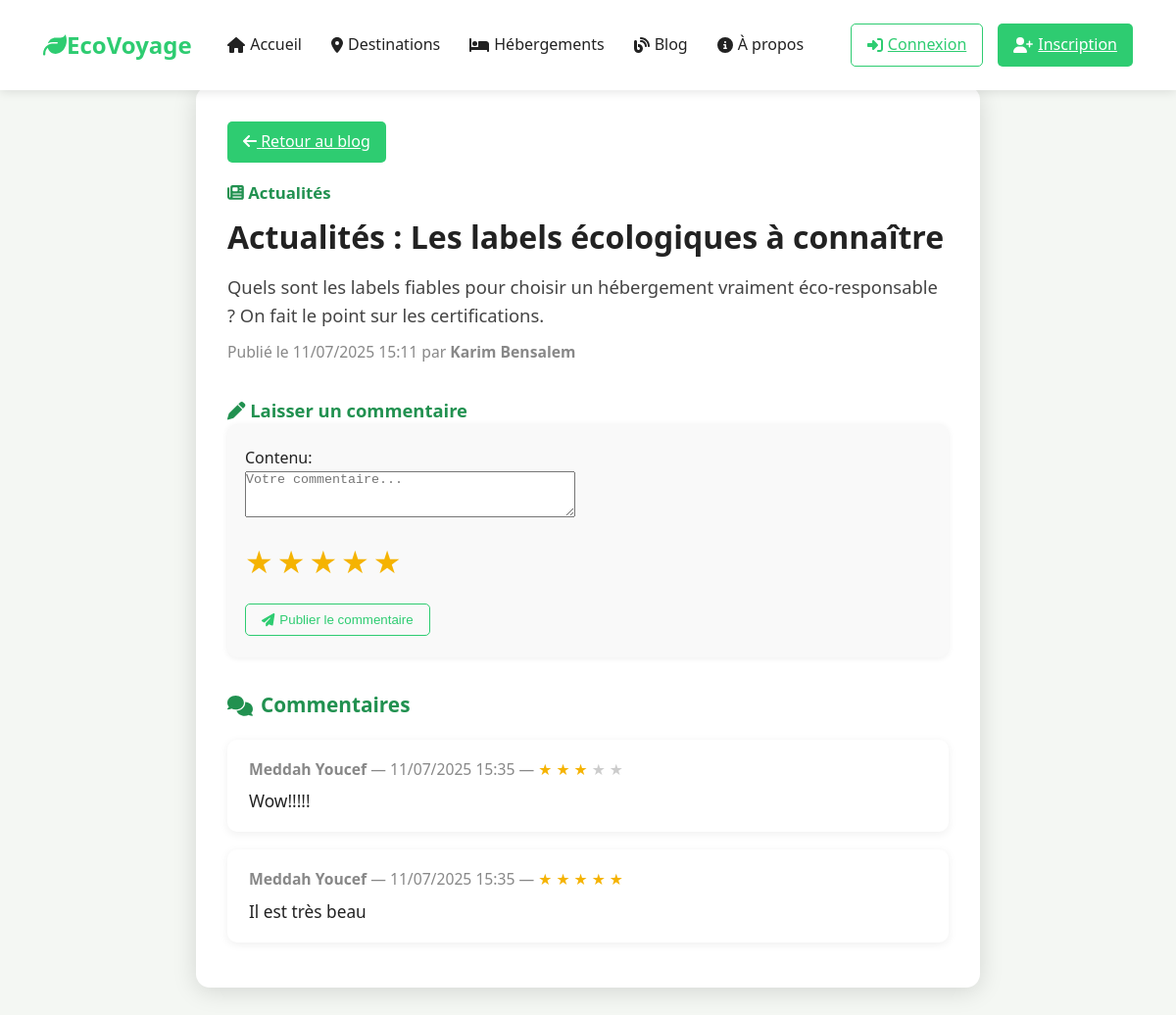
The app's page /blog/25/ with its own data.
### main/models.py (models this page shows, shortened)
class Blog(models.Model):
    TYPE_CHOICES = [
        ('conseils', 'Conseils'),
        ('destinations', 'Destinations'),
        ('ecologie', 'Écologie'),
        ('actualites', 'Actualités'),
    ]
    titre = models.CharField(max_length=200)
    description = models.TextField()
    utilisateur = models.ForeignKey('Utilisateur', on_delete=models.SET_NULL, null=True, blank=True, related_name='blogs')
    date_edition = models.DateTimeField(auto_now_add=True)
    type = models.CharField(max_length=20, choices=TYPE_CHOICES)
    photo = models.ImageField(upload_to='blog_photos/', null=True, blank=True)

class Utilisateur(models.Model):
    nom = models.CharField(max_length=100, unique=True)
    password = models.CharField(max_length=128)  # Stocke le hash du mot de passe

class Commentaire(models.Model):
    utilisateur = models.ForeignKey('Utilisateur', on_delete=models.CASCADE, related_name='commentaires')
    blog = models.ForeignKey('Blog', on_delete=models.CASCADE, related_name='commentaires')
    contenu = models.TextField()
    evaluation = models.PositiveSmallIntegerField(choices=[(i, '★') for i in range(1, 6)], default=5)
    date_ajout = models.DateTimeField(auto_now_add=True)

### main/views.py (the view)
# urls.py: path('blog/<int:blog_id>/', views.detail_blog, name='detail_blog'),
def detail_blog(request, blog_id):
    from .models import Blog, Commentaire
    from .forms import CommentaireForm
    utilisateur = None
    if request.session.get('user_id'):
        try:
            utilisateur = Utilisateur.objects.get(id=request.session['user_id'])
        except Utilisateur.DoesNotExist:
            utilisateur = None
    blog = Blog.objects.select_related('utilisateur').get(id=blog_id)
    commentaires = blog.commentaires.select_related('utilisateur').order_by('-date_ajout')
    if request.method == 'POST':
        if not utilisateur:
            messages.error(request, "Vous devez être connecté pour commenter.")
            return redirect('connexion')
        form = CommentaireForm(request.POST)
        if form.is_valid():
            commentaire = form.save(commit=False)
            commentaire.utilisateur = utilisateur
            commentaire.blog = blog
            commentaire.save()
            messages.success(request, "Votre commentaire a été publié !")
            return redirect('detail_blog', blog_id=blog.id)
    else:
        form = CommentaireForm()
    return render(request, 'detail_blog.html', {
        'blog': blog,
        'commentaires': commentaires,
        'form': form,
        'utilisateur': utilisateur
    })

### main/forms.py
class CommentaireForm(forms.ModelForm):
    class Meta:
        model = Commentaire
        fields = ['contenu', 'evaluation']
        widgets = {
            'contenu': forms.Textarea(attrs={'rows': 3, 'placeholder': 'Votre commentaire...'}),
            'evaluation': forms.RadioSelect(
                attrs={'class': 'star-rating'},
                choices=[(i, '★') for i in range(1, 6)]
            ),
        }

### templates/detail_blog.html (shortened to what this page needs)
{% load static %}
<!DOCTYPE html>
<html lang="fr">
<head>
    <link rel="stylesheet" href="{% static 'css/blog.css' %}">
    <link rel="stylesheet" href="{% static 'css/home.css' %}">
    <link rel="stylesheet" href="{% static 'css/detail_blog.css' %}">
</head>
<body>
    <nav class="navbar">
        <div class="nav-container">
            <div class="nav-logo">
                <i class="fas fa-leaf"></i>
                <span>EcoVoyage</span>
            </div>
            <ul class="nav-menu">
                <li><a href="{% url 'home' %}"><i class="fas fa-home"></i> Accueil</a></li>
                <li><a href="{% url 'destinations' %}"><i class="fas fa-map-marker-alt"></i> Destinations</a></li>
                <li><a href="{% url 'hebergements' %}"><i class="fas fa-bed"></i> Hébergements</a></li>
                <li><a href="{% url 'blog' %}" class="active"><i class="fas fa-blog"></i> Blog</a></li>
                <li><a href="{% url 'about' %}"><i class="fas fa-info-circle"></i> À propos</a></li>
            </ul>
            <div class="nav-buttons">
                {% if utilisateur %}
                    <span class="nav-username">Bonjour, {{ utilisateur.nom }} !</span>
                    <a href="{% url 'deconnexion' %}" class="btn-logout"><i class="fas fa-sign-out-alt"></i> Déconnexion</a>
                {% else %}
                    <a href="/connexion/" class="btn-login"><i class="fas fa-sign-in-alt"></i> Connexion</a>
                    <a href="/inscription/" class="btn-signup"><i class="fas fa-user-plus"></i> Inscription</a>
                {% endif %}
            </div>
        </div>
    </nav>
    <main>
        <div class="blog-detail-container">
            <a href="{% url 'blog' %}" class="btn-signup" style="margin-bottom:18px;display:inline-block;"><i class="fas fa-arrow-left"></i> Retour au blog</a>
            <div class="blog-detail-header">
                <div style="flex:1;">
                    <div class="blog-detail-meta">
                        {% if blog.type == 'actualites' %}<i class="fas fa-newspaper"></i> Actualités{% endif %}
                    </div>
                    <h1 class="blog-detail-title">{{ blog.titre }}</h1>
                    <div class="blog-detail-desc">{{ blog.description }}</div>
                    <div class="blog-detail-date">
                        Publié le {{ blog.date_edition|date:"d/m/Y H:i" }}
                        {% if blog.utilisateur %}par <b>{{ blog.utilisateur.nom }}</b>{% endif %}
                    </div>
                </div>
            </div>
            <h3 style="margin-top:32px;color:#219150;font-size:1.15em;"><i class="fas fa-pen"></i> Laisser un commentaire</h3>
            <form method="post" class="comment-form">
                <div style="margin-bottom:12px;">
                    {{ form.contenu.label_tag }}<br>
                    {{ form.contenu }}
                </div>
                <div class="star-rating" style="margin-bottom:18px;">
                    {% for radio in form.evaluation|slice:"::-1" %}
                        {{ radio.tag }}<label for="{{ radio.id_for_label }}">{{ radio.choice_label }}</label>
                    {% endfor %}
                </div>
                <button type="submit" class="btn-login"><i class="fas fa-paper-plane"></i> Publier le commentaire</button>
            </form>
            <h2 class="comment-section-title"><i class="fas fa-comments"></i> Commentaires</h2>
            {% if commentaires %}
                {% for c in commentaires %}
                    <div class="comment-card">
                        <div class="comment-meta">
                            <b>{{ c.utilisateur.nom }}</b> — {{ c.date_ajout|date:"d/m/Y H:i" }} —
                            <span>
                                {% for i in "12345" %}
                                    {% if forloop.counter <= c.evaluation %}
                                        <span style="color:#f5b301;">★</span>
                                    {% else %}
                                        <span style="color:#ccc;">★</span>
                                    {% endif %}
                                {% endfor %}
                            </span>
                        </div>
                        <div class="comment-content">{{ c.contenu }}</div>
                    </div>
                {% endfor %}
            {% else %}
                <div style="color:#888;font-size:1.1em;margin-bottom:18px;">Aucun commentaire pour l’instant.</div>
            {% endif %}
        </div>
    </main>
</body>
</html>

### static/css/blog.css (style rules this page uses)
* { margin: 0; padding: 0; box-sizing: border-box; }
body { font-family: 'Segoe UI', Tahoma, Geneva, Verdana, sans-serif; line-height: 1.6; color: #333; background-color: #f8f9fa; }
.navbar { background: #fff; box-shadow: 0 2px 10px rgba(0,0,0,0.1); position: fixed; top: 0; width: 100%; z-index: 1000; }
.nav-container { max-width: 1200px; margin: 0 auto; padding: 0 20px; display: flex; justify-content: space-between; align-items: center; height: 70px; }
.nav-logo { display: flex; align-items: center; font-size: 1.5rem; font-weight: bold; color: #2ecc71; }
.nav-menu { display: flex; list-style: none; gap: 30px; }
.nav-menu a { text-decoration: none; color: #333; font-weight: 500; transition: color 0.3s ease; display: flex; align-items: center; gap: 5px; }
.nav-menu a:hover, .nav-menu a.active { color: #2ecc71; }
.nav-buttons { display: flex; gap: 15px; }
.btn-login, .btn-signup { padding: 8px 16px; border: none; border-radius: 5px; font-weight: 500; cursor: pointer; transition: all 0.3s ease; display: flex; align-items: center; gap: 5px; }
.btn-login { background: transparent; color: #2ecc71; border: 1px solid #2ecc71; }
.btn-signup { background: #2ecc71; color: white; }

### static/css/home.css (style rules this page uses)
* { box-sizing: border-box; }
body { margin: 0; padding: 0; font-family: 'Segoe UI', Arial, sans-serif; background: #f4f7f3; color: #222; }
nav { display: flex; justify-content: space-between; align-items: center; padding: 0.7rem 1.5rem; background: rgba(255,255,255,0.0); transition: background 0.3s, box-shadow 0.3s; box-shadow: none; position: fixed; width: 100%; top: 0; left: 0; z-index: 100; max-width: 100vw; }
nav .nav-container { width: 100%; max-width: 1200px; margin: 0 auto; display: flex; justify-content: space-between; align-items: center; gap: 2rem; }
nav ul { list-style: none; display: flex; gap: 1.1rem; margin: 0; padding: 0; margin-right: 0; align-items: center; }
nav ul li a, .site-logo, nav ul li a i { color: #222 !important; text-decoration: none !important; }
nav ul li:last-child a { padding-right: 0.7rem; }
main { padding: 3rem 1rem 2rem 1rem; max-width: 1200px; margin: auto; }
.navbar { background: #fff; box-shadow: 0 2px 10px rgba(0,0,0,0.1); position: fixed; top: 0; width: 100%; z-index: 1000; }
.nav-container { max-width: 1200px; margin: 0 auto; padding: 0 20px; display: flex; justify-content: space-between; align-items: center; height: 70px; }
.nav-logo { display: flex; align-items: center; font-size: 1.5rem; font-weight: bold; color: #2ecc71; }
.nav-menu { display: flex; list-style: none; gap: 30px; }
.nav-menu a { text-decoration: none; color: #333; font-weight: 500; transition: color 0.3s ease; display: flex; align-items: center; gap: 5px; }
.nav-menu a:hover, .nav-menu a.active { color: #2ecc71; }
.nav-buttons { display: flex; gap: 15px; }
.btn-login, .btn-signup { padding: 8px 16px; border: none; border-radius: 5px; font-weight: 500; cursor: pointer; transition: all 0.3s ease; display: flex; align-items: center; gap: 5px; }
.btn-login { background: transparent; color: #2ecc71; border: 1px solid #2ecc71; }
.btn-signup { background: #2ecc71; color: white; }

### static/css/detail_blog.css (style rules this page uses)
.blog-detail-container { max-width: 800px; margin: 40px auto; background: #fff; border-radius: 14px; box-shadow: 0 4px 24px #0002; padding: 36px 32px 28px 32px; }
.blog-detail-header { display: flex; gap: 32px; align-items: flex-start; margin-bottom: 32px; }
.blog-detail-meta { font-size: 1.05em; color: #219150; font-weight: 600; margin-bottom: 6px; }
.blog-detail-title { margin: 0 0 10px 0; font-size: 2em; color: #222; }
.blog-detail-desc { color: #444; font-size: 1.15em; margin-bottom: 10px; }
.blog-detail-date { font-size: 0.98em; color: #888; }
.comment-section-title { color: #219150; margin-bottom: 18px; font-size: 1.3em; display: flex; align-items: center; gap: 8px; }
.comment-card { background: #f8f8f8; border-radius: 10px; box-shadow: 0 2px 10px #0001; padding: 18px 22px; margin-bottom: 18px; }
.comment-meta { color: #888; font-size: 0.98em; margin-bottom: 6px; }
.comment-content { font-size: 1.08em; color: #222; }
.star-rating { display: flex; flex-direction: row-reverse; justify-content: flex-end; gap: 4px; }
.star-rating label { font-size: 2em; color: #ccc; cursor: pointer; transition: color 0.2s; }
.star-rating input[type="radio"]:checked ~ label, .star-rating label:hover, .star-rating label:hover ~ label { color: #f5b301; }
.comment-form { background: #f9f9f9; padding: 22px 18px; border-radius: 10px; box-shadow: 0 1px 6px #0001; margin-bottom: 32px; }

### records on screen
Blog: titre "Actualités : Les labels écologiques à connaître", description "Quels sont les labels fiables pour choisir un hébergement vraiment éco-responsable ? On fait le point sur les certifications.", date_edition "11/07/2025 15:11", utilisateur.nom "Karim Bensalem"
Commentaire: utilisateur.nom "Meddah Youcef", date_ajout "11/07/2025 15:35", evaluation 3 (drawn), contenu "Wow!!!!!"
Commentaire: utilisateur.nom "Meddah Youcef", date_ajout "11/07/2025 15:35", evaluation 5 (drawn), contenu "Il est très beau"

### other values on screen
{{ radio.choice_label }} "★" "★" "★" "★" "★"
